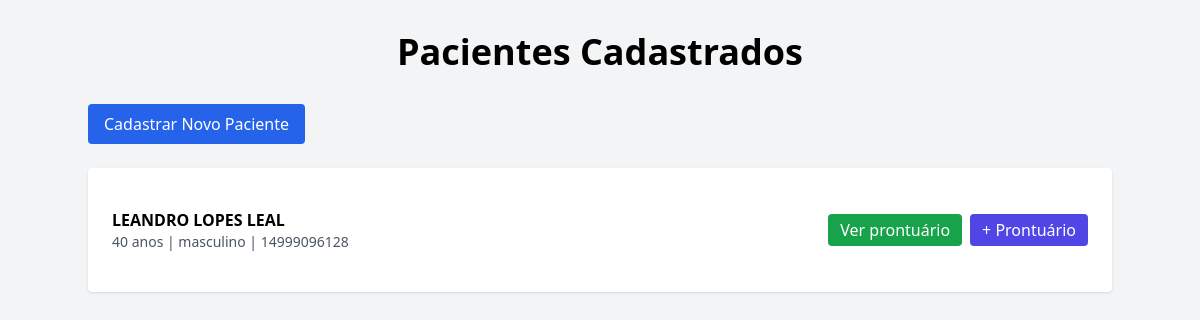
The page / on the database its author committed.
### app.py (models this page shows)
class Paciente(db.Model):
    id = db.Column(db.Integer, primary_key=True)
    nome = db.Column(db.String(100))
    idade = db.Column(db.Integer)
    sexo = db.Column(db.String(20))
    telefone = db.Column(db.String(20))
    prontuarios = db.relationship('Prontuario', backref='paciente', lazy=True)

### app.py (the view)
@app.route('/')
def index():
    pacientes = Paciente.query.all()
    return render_template('index.html', pacientes=pacientes)

### templates/index.html (shortened to what this page needs)
<!DOCTYPE html>
<html lang="pt-br">
<head>
    <script src="https://cdn.tailwindcss.com"></script>
</head>
<body class="bg-gray-100 p-8">
    <div class="max-w-5xl mx-auto">
        <h1 class="text-4xl font-bold mb-8 text-center">Pacientes Cadastrados</h1>
        <a href="/novo_paciente" class="mb-6 inline-block bg-blue-600 text-white py-2 px-4 rounded hover:bg-blue-700">Cadastrar Novo Paciente</a>
        <div class="bg-white p-6 rounded shadow">
            <ul class="divide-y divide-gray-200">
                {% for paciente in pacientes %}
                    <li class="py-4 flex flex-col md:flex-row md:justify-between md:items-center">
                        <div>
                            <p class="font-semibold">{{ paciente.nome }}</p>
                            <p class="text-sm text-gray-600">{{ paciente.idade }} anos | {{ paciente.sexo }} | {{ paciente.telefone }}</p>
                        </div>
                        <div class="flex space-x-2 mt-2 md:mt-0">
                            <a href="/paciente/{{ paciente.id }}" class="bg-green-600 text-white px-3 py-1 rounded hover:bg-green-700">Ver prontuário</a>
                            <a href="/paciente/{{ paciente.id }}/novo_prontuario" class="bg-indigo-600 text-white px-3 py-1 rounded hover:bg-indigo-700">+ Prontuário</a>
                        </div>
                    </li>
                {% else %}
                    <li class="py-4 text-gray-600">Nenhum paciente cadastrado.</li>
                {% endfor %}
            </ul>
        </div>
    </div>
</body>
</html>

### rows shown on the page
Paciente: nome "LEANDRO LOPES LEAL", idade "40", sexo "masculino", telefone "14999096128"
